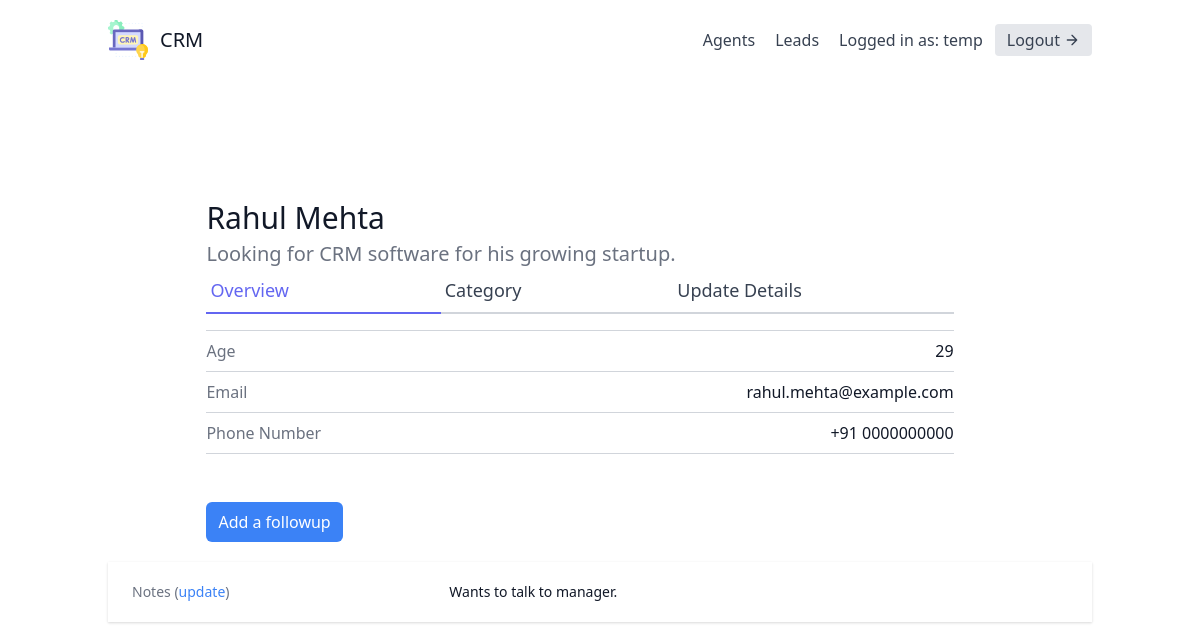
The page /leads/1/ (signed in) on the database its author committed.
### leads/models.py (models this page shows, shortened)
class User(AbstractUser):
    is_organisor = models.BooleanField(default=True)
    is_agent = models.BooleanField(default=False)

class Lead(models.Model):
    first_name = models.CharField(max_length=20)
    last_name = models.CharField(max_length=20)
    age = models.IntegerField(default=0)
    organisation = models.ForeignKey(UserProfile, on_delete=models.CASCADE)
    agent = models.ForeignKey("Agent", null=True, blank=True, on_delete=models.SET_NULL)
    category = models.ForeignKey("Category", related_name="leads", null=True, blank=True, on_delete=models.SET_NULL)
    description = models.TextField()
    date_added = models.DateTimeField(auto_now_add=True)
    phone_number = models.CharField(max_length=20)
    email = models.EmailField()
    profile_picture = models.ImageField(null=True, blank=True, upload_to="profile_pictures/")
    converted_date = models.DateTimeField(null=True, blank=True)
    objects = LeadManager()

class FollowUp(models.Model):
    lead = models.ForeignKey(Lead, related_name="followups", on_delete=models.CASCADE)
    date_added = models.DateTimeField(auto_now_add=True)
    notes = models.TextField(blank=True, null=True)
    file = models.FileField(null=True, blank=True, upload_to=handle_upload_follow_ups)

### leads/views.py (the view)
# urls.py: path('<int:pk>/', LeadDetailView.as_view(), name='lead-detail'),
class LeadDetailView(LoginRequiredMixin, generic.DetailView):
    template_name = "leads/lead_detail.html"
    context_object_name = "lead"
    def get_queryset(self):
        user = self.request.user
        if user.is_organisor:
            queryset = Lead.objects.filter(organisation=user.userprofile)
        else:
            queryset = Lead.objects.filter(organisation=user.agent.organisation)
            queryset = queryset.filter(agent__user=user)
        return queryset

### leads/models.py (called while the page is built)
    def get_queryset(self):
        return super().get_queryset()

### leads/templates/leads/lead_detail.html (shortened to what this page needs)
{% extends "base.html" %}
{% block content %}
<section class="text-gray-700 body-font overflow-hidden">
    <div class="container px-5 py-24 mx-auto">
        <div class="lg:w-4/5 mx-auto flex flex-wrap">
            <div class="w-full lg:pr-10 lg:py-6 mb-6 lg:mb-0">
                <div class="w-full flex items-center justify-between space-x-6">
                    <div class="flex-1 truncate">
                        <div class="flex items-center space-x-3">
                            <h3 class="text-3xl text-gray-900 font-medium truncate">{{ lead.first_name }} {{ lead.last_name }}</h3>
                        </div>
                        <p class="mt-1 text-xl text-gray-500 truncate">{{ lead.description }}</p>
                    </div>
                </div>
                <div class="flex mb-4">
                    <a href="{% url 'leads:lead-detail' lead.pk %}" class="flex-grow text-indigo-500 border-b-2 border-indigo-500 py-2 text-lg px-1">
                        Overview
                    </a>
                    <a href="{% url 'leads:lead-category-update' lead.pk %}" class="flex-grow border-b-2 border-gray-300 py-2 text-lg px-1">
                        Category
                    </a>
                    <a href="{% url 'leads:lead-update' lead.pk %}" class="flex-grow border-b-2 border-gray-300 py-2 text-lg px-1">
                        Update Details
                    </a>
                </div>
                <div class="flex border-t border-gray-300 py-2">
                    <span class="text-gray-500">Age</span>
                    <span class="ml-auto text-gray-900">{{ lead.age }}</span>
                </div>
                <div class="flex border-t border-gray-300 py-2">
                    <span class="text-gray-500">Email</span>
                    <span class="ml-auto text-gray-900">{{ lead.email }}</span>
                </div>
                <div class="flex border-t border-b mb-6 border-gray-300 py-2">
                    <span class="text-gray-500">Phone Number</span>
                    <span class="ml-auto text-gray-900">{{ lead.phone_number }}</span>
                </div>
            </div>
        <a href="{% url 'leads:lead-followup-create' lead.pk %}" class="text-white bg-blue-500 hover:bg-blue-600 px-3 py-2 rounded-md">Add a followup</a>
        </div>
        {% for followup in lead.followups.all %}
            <div class="mt-5 shadow px-4 sm:px-6">
                <div class="py-4 sm:py-5 sm:grid sm:grid-cols-3 sm:gap-4">
                    <dt class="text-sm font-medium text-gray-500">
                    Notes (<a href="{% url 'leads:lead-followup-update' followup.pk %}" class="text-blue-500 hover:text-blue-700">update</a>)
                    </dt>
                    <dd class="mt-1 text-sm text-gray-900 sm:mt-0 sm:col-span-2">
                    {{ followup.notes }}
                    </dd>
                </div>
            </div>
        {% endfor %}
    </div>
  </section>
{% endblock content %}

### templates/navbar.html (shortened to what this page needs)
<header class="text-gray-700 body-font">
    <div class="container mx-auto flex flex-wrap p-5 flex-col md:flex-row items-center">
      <a href="{% url 'dashboard' %}" class="flex title-font font-medium items-center text-gray-900 mb-4 md:mb-0">
        <span class="ml-3 text-xl">CRM</span>
      </a>
      <nav class="md:ml-auto flex flex-wrap items-center text-base justify-center">
        {% if not request.user.is_authenticated %}
          <a href="{% url 'signup' %}" class="mr-5 hover:text-gray-900">Signup</a>
        {% else %}
          {% if request.user.is_organisor %}
          <a href="{% url 'agents:agent-list' %}" class="mr-5 hover:text-gray-900">Agents</a>
          {% endif %}
          <a href="{% url 'leads:lead-list' %}" class="mr-5 hover:text-gray-900">Leads</a>
        {% endif %}
      </nav>
      {% if request.user.is_authenticated %}
        Logged in as: {{ request.user.username }}
        <a href="{% url 'logout' %}" class="ml-3 inline-flex items-center bg-gray-200 border-0 py-1 px-3 focus:outline-none hover:bg-gray-300 rounded text-base mt-4 md:mt-0">
          Logout
            <svg fill="none" stroke="currentColor" stroke-linecap="round" stroke-linejoin="round" stroke-width="2" class="w-4 h-4 ml-1" viewBox="0 0 24 24">
                <path d="M5 12h14M12 5l7 7-7 7"></path>
            </svg>
        </a>
      {% endif %}
    </div>
</header>

### rows shown on the page
User: user.username "temp"
Lead: first_name "Rahul", last_name "Mehta", description "Looking for CRM software for his growing startup.", age "29", email "rahul.mehta@example.com", phone_number "+91 0000000000"
FollowUp: notes "Wants to talk to manager."
